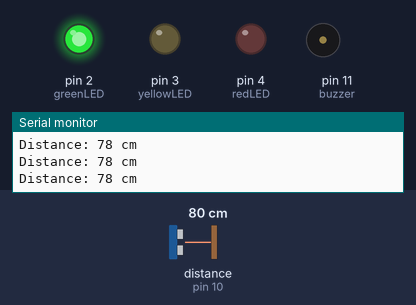
A sketch run on a simulated Arduino Uno, built with avr-gcc and run on an emulated ATmega328P. On the bench: output pins drawn as LEDs (lit = HIGH), buzzer (waves = sounding), the last lines printed to the serial monitor. Wiring (inferred from the names in the program): ultrasonic range finder: trigger pin 9; echo pin 10. The inputs (shaded band) are chosen by the test bench; at power-on: distance to the obstacle (sensor on pin 10) 80 cm. The echo pulse lasts 58.3 µs per cm; pins used as bus, display or sensor lines are not drawn.

Above: at 1.2 s.
1.3 s: distance to the obstacle (sensor on pin 10) set to 35 cm
2.8 s: distance to the obstacle (sensor on pin 10) set to 29 cm
At 3.4 s:
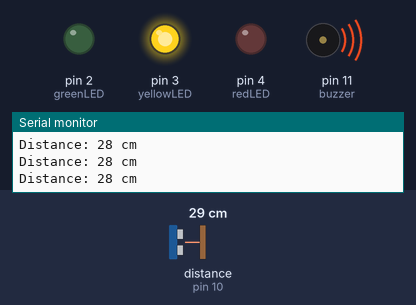
4.3 s: distance to the obstacle (sensor on pin 10) set to 13 cm
5.8 s: distance to the obstacle (sensor on pin 10) set to 9 cm
At 7.0 s:
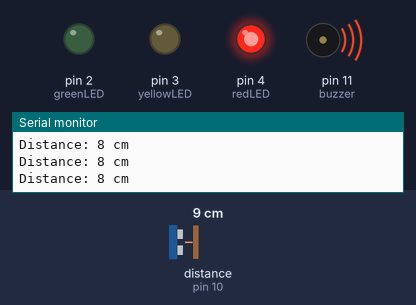
7.3 s: distance to the obstacle (sensor on pin 10) set to 60 cm
At 8.3 s:
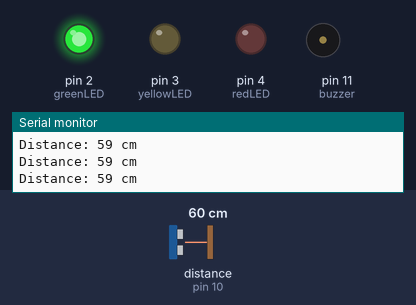
Timing chart, 0 to 9.8 s (numbered marks = the images above; inputs shaded):
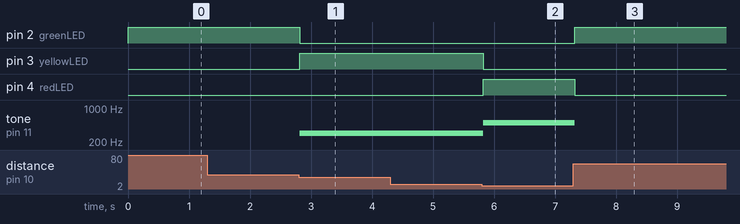

Measured:
- the behaviour switches between 32 and 31 cm on distance to the obstacle (sensor on pin 10) (found by bisection; images 0 and 1)
- the behaviour switches between 12 and 11 cm on distance to the obstacle (sensor on pin 10) (found by bisection; images 1 and 2)
- after the input at 2.8 s, pin 2 (greenLED): HIGH → LOW at once; pin 3 (yellowLED): LOW → HIGH at once; tone on pin 11 (buzzer): silent → 300 Hz at once
- after the input at 5.8 s, pin 3 (yellowLED): HIGH → LOW at once; pin 4 (redLED): LOW → HIGH at once; tone on pin 11 (buzzer): 300 Hz → 500 Hz at once
- after the input at 7.3 s, pin 2 (greenLED): LOW → HIGH at once; pin 4 (redLED): HIGH → LOW at once; tone on pin 11 (buzzer): 500 Hz → silent at once

The sketch:

collisionWarningSystem.ino
```cpp
// Collision Warning System with Distance Sensor (HC-SR04)
// Author: Ana Rodrigues
// Oct 2, 2025
// Object is farther than 50cm: Green LED lights up
// Object is closer than 50 cm, but more than 10cm away: Yellow LED lights, buzzer plays 300Hz tone
// Object is closer than 10cm: Red LED lights up, buzzer plays 500Hz tone

//LED pins
const int greenLED = 2;
const int yellowLED = 3;
const int redLED = 4;

// Ultrasonic sensor pins
const int trigPin = 9;
const int echoPin = 10;

// Passive buzzer pin
const int buzzer = 11;

void setup() {
  pinMode(greenLED, OUTPUT);
  pinMode(yellowLED, OUTPUT);
  pinMode(redLED, OUTPUT);
  pinMode(trigPin, OUTPUT);
  pinMode(echoPin, INPUT);
  Serial.begin(9600);
}

void loop() {
  // Measure distance
  digitalWrite(trigPin, LOW);
  delayMicroseconds(2);
  digitalWrite(trigPin, HIGH);
  delayMicroseconds(10);
  digitalWrite(trigPin, LOW);

  long duration = pulseIn(echoPin, HIGH);
  long distance = duration * 0.034 / 2;

  Serial.print("Distance: ");
  Serial.print(distance);
  Serial.println(" cm");

  //Error in measurement:
  if (distance <= 0)
    return;

  //Too close:
  if (distance <= 10) {
    digitalWrite(greenLED, LOW);
    digitalWrite(yellowLED, LOW);
    digitalWrite(redLED, HIGH);
    tone(buzzer, 500); // Play 500Hz tone
    return;
  }

  //Midrange:
  if (distance <= 30) {
    digitalWrite(greenLED, LOW);
    digitalWrite(yellowLED, HIGH);
    digitalWrite(redLED, LOW);
    tone(buzzer, 300); // Play 300Hz tone
    return;
  }

  //Normal status:
  digitalWrite(greenLED, HIGH);
  digitalWrite(yellowLED, LOW);
  digitalWrite(redLED, LOW);
  noTone(buzzer); // stop buzzer

  delay(100);
}
```
